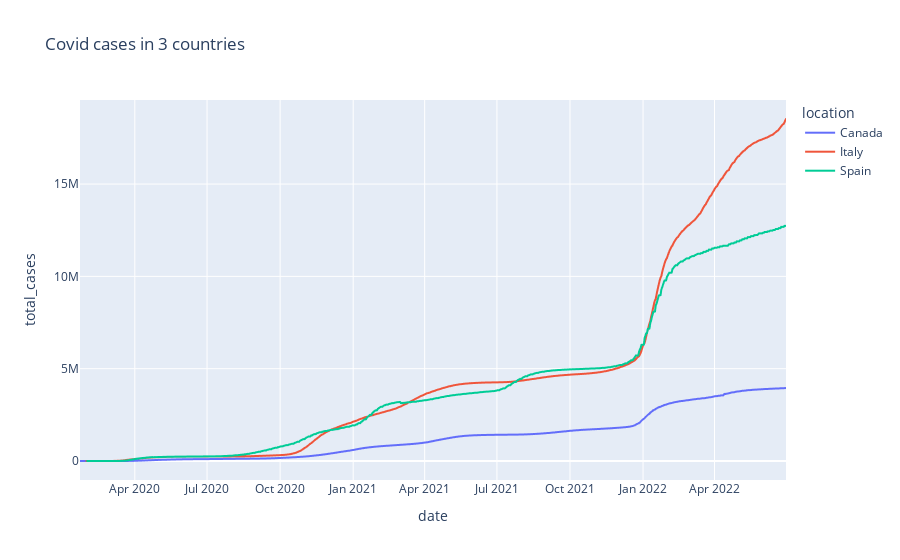

Notebook code cell kept with this figure:
### Code cell
fig = px.line(data_all_countries, x="date", y="total_cases", color='location', title='Covid cases in 3 countries')
fig.show()

### Figure 1 — Plotly figure (JSON) as saved in the notebook; plotly's stock layout.template omitted (floating-point values rounded to 4 significant figures; data arrays with more than 128 entries replaced by an {"elided": "..."} marker saying what was removed)
{"data": [{"hovertemplate": "location=Canada<br>date=%{x}<br>total_cases=%{y}<extra></extra>", "legendgroup": "Canada", "line": {"color": "#636efa", "dash": "solid"}, "marker": {"symbol": "circle"}, "mode": "lines", "name": "Canada", "showlegend": true, "type": "scattergl", "x": {"elided": "890 str values"}, "xaxis": "x", "y": {"elided": "890 int values"}, "yaxis": "y"}, {"hovertemplate": "location=Italy<br>date=%{x}<br>total_cases=%{y}<extra></extra>", "legendgroup": "Italy", "line": {"color": "#EF553B", "dash": "solid"}, "marker": {"symbol": "circle"}, "mode": "lines", "name": "Italy", "showlegend": true, "type": "scattergl", "x": {"elided": "882 str values"}, "xaxis": "x", "y": {"elided": "882 int values"}, "yaxis": "y"}, {"hovertemplate": "location=Spain<br>date=%{x}<br>total_cases=%{y}<extra></extra>", "legendgroup": "Spain", "line": {"color": "#00cc96", "dash": "solid"}, "marker": {"symbol": "circle"}, "mode": "lines", "name": "Spain", "showlegend": true, "type": "scattergl", "x": {"elided": "881 str values"}, "xaxis": "x", "y": {"elided": "881 int values"}, "yaxis": "y"}], "layout": {"legend": {"title": {"text": "location"}, "tracegroupgap": 0}, "title": {"text": "Covid cases in 3 countries"}, "xaxis": {"anchor": "y", "domain": [0, 1], "title": {"text": "date"}}, "yaxis": {"anchor": "x", "domain": [0, 1], "title": {"text": "total_cases"}}}}
